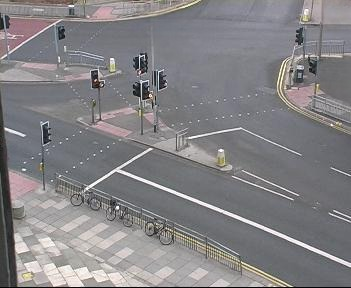
#> input picture a-PhotoRoom.jpg, 351 x 288 px
$ jupyter execute --allow-errors 'Semi-Supervised and Supervised object detection.ipynb'   (older library calls are emulated)
#> lines starting #> are read from the running program, lines starting #| are printed output that depends on the picture; after the words box and inside, x2 and y2 are one past the last pixel; in counts of white or black regions, pixels touching at a corner belong together
[cell 1]
import pandas as pd
import numpy as np
#> (the rest of this cell did not finish here and is left out)

#> (a cell that did not finish here is left out)

#> (a cell that did not finish here is left out)

[cell 4]
from sklearn.cluster import KMeans
from sklearn import preprocessing
import sklearn.cluster as cluster
import sklearn.metrics as metrics
from sklearn.preprocessing import StandardScaler

[cell 5]
scaler = StandardScaler()
#> (the rest of this cell did not finish here and is left out)

[cell 6]
km=KMeans(n_clusters=2)
#> (the rest of this cell did not finish here and is left out)

#> (a cell that did not finish here is left out)

#> (a cell that did not finish here is left out)

[cell 9]
# For Data Visualization
import matplotlib.cm as cm
from matplotlib.colors import ListedColormap, BoundaryNorm
import matplotlib.patches as mpatches
import matplotlib.patches as mpatches
import matplotlib.pyplot as plt
def plot_kmean(X, n_clusters, weights):
    X_mat = X
# Create color maps
    cmap_light = ListedColormap(['#FFAAAA', '#AAFFAA'])
    cmap_bold  = ListedColormap(['#FF0000', '#00FF00'])
    clf = KMeans(n_clusters)
    clf.fit(X_mat)
    y_mat=clf.predict(X_mat)
# Plot the decision boundary by assigning a color in the color map
    # to each mesh point.

    mesh_step_size = .01  # step size in the mesh
    plot_symbol_size = 50

    x_min, x_max = X_mat[:, 0].min() - 1, X_mat[:, 0].max() + 1
    y_min, y_max = X_mat[:, 1].min() - 1, X_mat[:, 1].max() + 1
    xx, yy = np.meshgrid(np.arange(x_min, x_max, mesh_step_size),
                         np.arange(y_min, y_max, mesh_step_size))
    Z = clf.predict(np.c_[xx.ravel(), yy.ravel()])
# Put the result into a color plot
    Z = Z.reshape(xx.shape)
    plt.figure()
    plt.pcolormesh(xx, yy, Z, cmap=cmap_light)
# Plot training points
    plt.scatter(X_mat[:, 0], X_mat[:, 1], s=plot_symbol_size, c=y_mat, cmap=cmap_bold, edgecolor = 'black')
    plt.xlim(xx.min(), xx.max())
    plt.ylim(yy.min(), yy.max())
    patch0 = mpatches.Patch(color='#FF0000', label='Vehicle')
    patch1 = mpatches.Patch(color='#00FF00', label='human')
    plt.legend(handles=[patch0, patch1])
    plt.xlabel('Aspect ratio')
    plt.ylabel('Area')
    plt.title("2-Class clustering (k = %i, weights = '%s')" % (n_clusters, weights))
#> (the rest of this cell did not finish here and is left out)

[cell 10]
import cv2
import numpy as np

# load the video file
cap = cv2.VideoCapture("Test_traffic.avi")
bg=cv2.imread("a-PhotoRoom.jpg")
#> bg is the input picture: shape (288, 351, 3); mean B, G, R 132.7, 130.1, 131.7
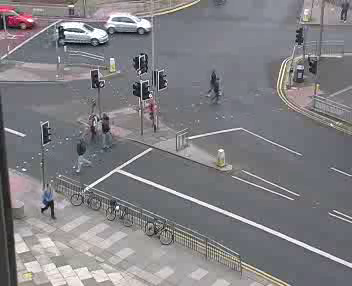
#> input picture frame 143 of Test_traffic.avi, 352 x 286 px
#> further down, img is the input picture: shape (286, 352, 3); mean B, G, R 130.8, 127, 128.2
#> `bg = cv2.resize(bg,(600,500))`:
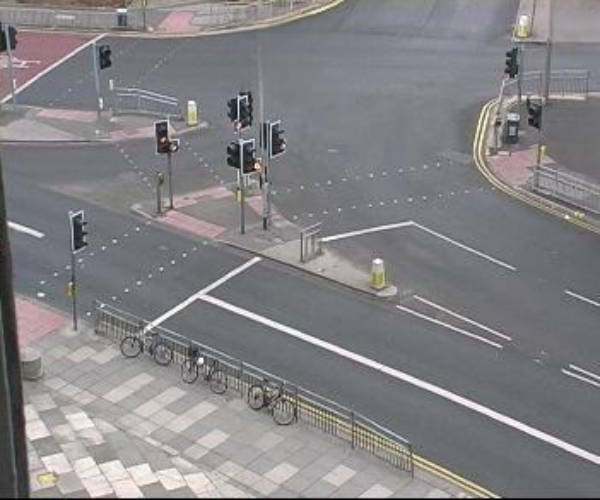
#> bg: shape (500, 600, 3); mean B, G, R 132.6, 130, 131.6
#> `img = cv2.resize(img,(600,500))`:
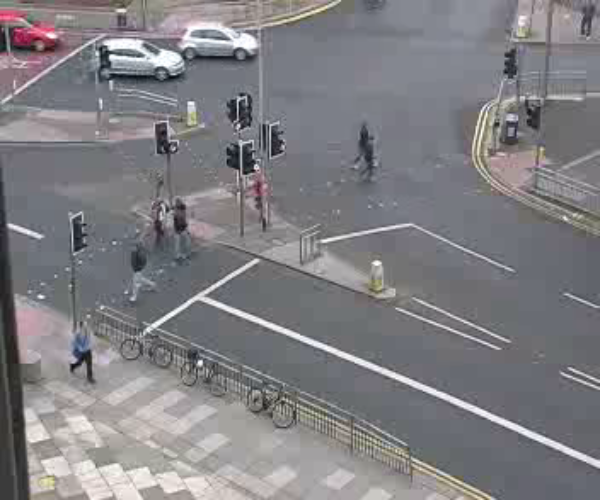
#> img: shape (500, 600, 3); mean B, G, R 130.7, 126.9, 128.1
#> `bg_gray = cv2.GaussianBlur(bg_gray,(35,35),0)`:
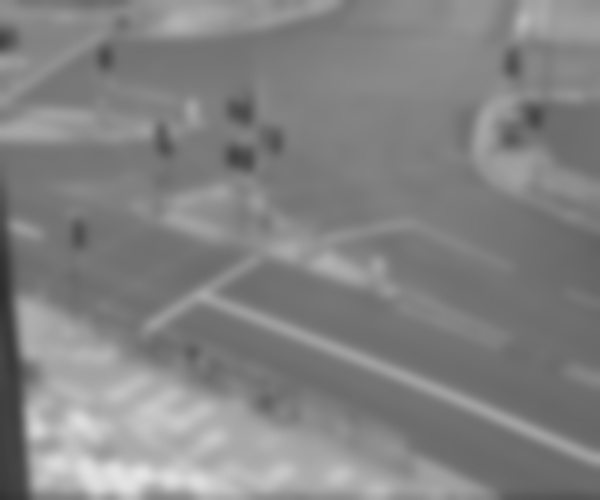
#> bg_gray: shape (500, 600); min 45, max 228, mean 130.9
#> `gray = cv2.GaussianBlur(gray,(35,35),0)`:
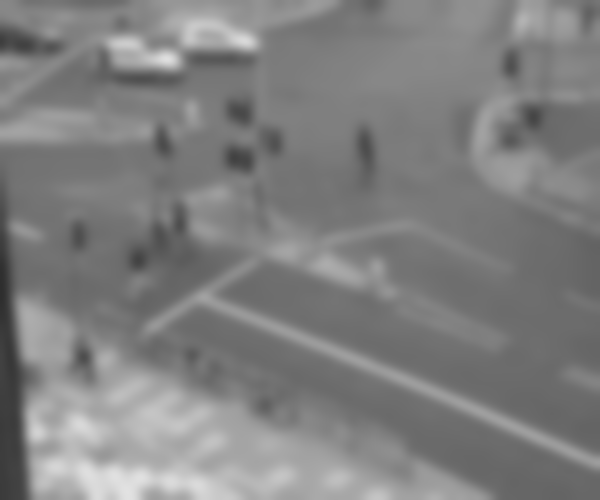
#> gray: shape (500, 600); min 46, max 226, mean 127.7
#> `frameDelta = cv2.absdiff(bgframe, gray)`:
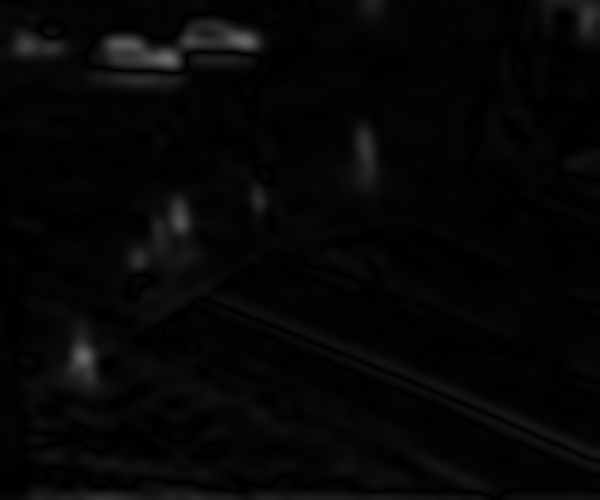
#> frameDelta: shape (500, 600); min 0, max 106, mean 6.1
#> `_,thresh = cv2.threshold(frameDelta,25,255,cv2.THRESH_BINARY)`:
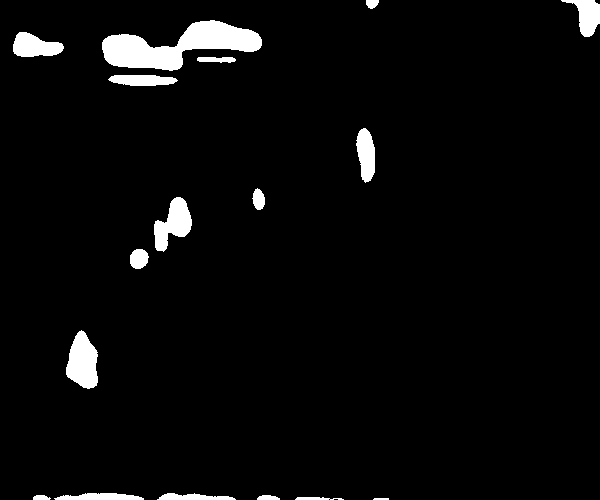
#> thresh: shape (500, 600); 3.8% white; 17 white regions, largest, box (x1, y1, x2, y2) and area: (102, 20, 262, 71) 4079, (66, 330, 98, 389) 1324, (154, 197, 192, 252) 1149
#> `thresh = cv2.dilate(thresh, None, iterations=6)`:
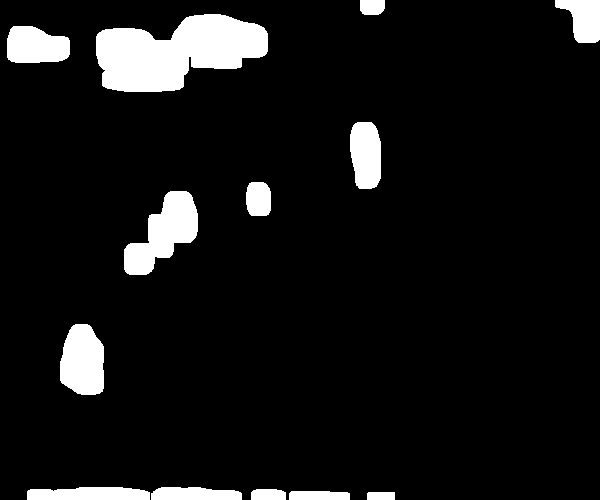
#> thresh: shape (500, 600); 8.2% white; 13 white regions
#> `contours, heirarchy = cv2.findContours(thresh,cv2.RETR_EXTERNAL,cv2.CH..`: contours = 13 contours; largest, box (x1, y1, x2, y2) and area: (96, 14, 268, 92) 8711, (124, 191, 198, 275) 3167, (60, 324, 104, 395) 2490, (7, 26, 70, 63) 1851, (350, 122, 381, 189) 1710

# setting the background as None in the beginning
bgframe = None

#> (the rest of this cell did not finish here and is left out)

[cell 11]
import cv2
import numpy as np

# load the video file
cap = cv2.VideoCapture("Test_traffic.avi")
bg=cv2.imread("a-PhotoRoom.jpg")

# setting the background as None in the beginning
bgframe = None

while True:
    # access the frame from the video
    success,img = cap.read()

    # check if we get the frame
    if success == True:
        # resizing the frame because there is no need to process a large size frame
        bg = cv2.resize(bg,(600,500))
        img = cv2.resize(img,(600,500))

        # change the bgr frame into grayscale  format
        bg_gray = cv2.cvtColor(bg,cv2.COLOR_BGR2GRAY)
        gray = cv2.cvtColor(img,cv2.COLOR_BGR2GRAY)
        # [7 lines of commented-out code are left out]
        bg_gray = cv2.GaussianBlur(bg_gray,(35,35),0)
        gray = cv2.GaussianBlur(gray,(35,35),0)

        # in the very first iteration of while loop our background (bgframe) will be None so need to provide the
        # frame as background
        if bgframe is None:
            bgframe = bg_gray

        # Compute the difference between the first  frame (background) and current frame
        # using simple subtraction
        # delta = |background- current frame|
        frameDelta = cv2.absdiff(bgframe, gray)

        # if any pixel value in 'frameDelta' is less than 25, we discard the pixel and set it to black (i.e. background).
        # If it is greater than 25, we’ll set it to white (i.e. foreground)
        _,thresh = cv2.threshold(frameDelta,25,255,cv2.THRESH_BINARY)

        # creating a kernel of 7x7
        kernel = np.ones((7, 7), np.uint8)

        # dilating the frame
        thresh = cv2.dilate(thresh, None, iterations=6)
        # finding the contours
        contours, heirarchy = cv2.findContours(thresh,cv2.RETR_EXTERNAL,cv2.CHAIN_APPROX_SIMPLE)

        for contour in contours:
            # finding area of contour
            area = cv2.contourArea(contour)
            #print(area)
            # if area greater than the specified value the only then we will consider it
            if area > 1000:
                # find the rectangle co-ordinates
                x,y,w,h = cv2.boundingRect(contour)
                # Aspect ratio and area calculations
                asp_rat=w/h
                if w<h:
                    area_h=w*h
                else:
                    area_v=w*h
                #asp_rat=(asp_rat-asp_mean)/asp_std
                #area=(area-area_mean)/area_std
                # Model prediction
                #pred=km.predict([[asp_rat,area]])
                if (asp_rat < 1) and (area_h < area_v):
                    # and then draw it to indicate the moving object
                    cv2.rectangle(img,(x,y),(x+w,y+h),(0,0,255),3)
                    cv2.putText(img,'human',(x,y-5),cv2.FONT_HERSHEY_SIMPLEX,0.5,(0,0,255),2)
                else:
                    cv2.rectangle(img,(x,y),(x+w,y+h),(0,255,0),3)
                    cv2.putText(img,'Vehicle',(x,y-5),cv2.FONT_HERSHEY_SIMPLEX,0.5,(0,255,0),2)
#> this loop made 13 passes
#> (area, x, y, w, h, asp_rat, area_v) on passes 5, 10, 11, 12: (1294.5, 27, 487, 123, 13, 9.46, 1599), (1851, 7, 26, 63, 37, 1.7, 2331), (8711, 96, 14, 172, 78, 2.21, 13416), (1231, 555, 0, 45, 43, 1.05, 1935)
#> (area, x, y, w, h, asp_rat, area_h) on passes 6, 7, 9: (2490, 60, 324, 44, 71, 0.62, 3124), (3167, 124, 191, 74, 84, 0.881, 6216), (1709.5, 350, 122, 31, 67, 0.463, 2077)
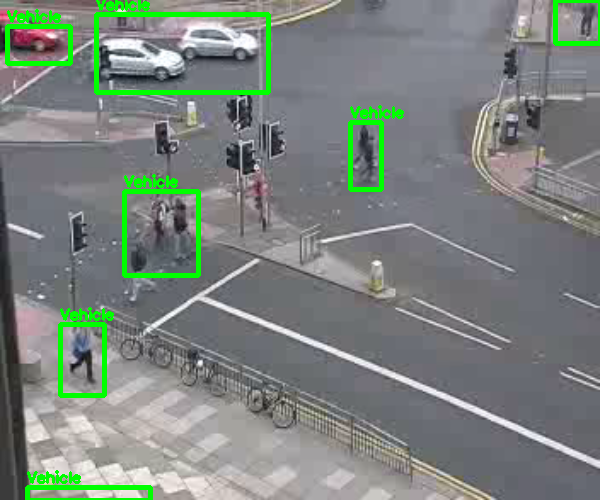
#> img: shape (500, 600, 3); 3.71% of pixels changed, all inside (x1, y1, x2, y2) = (5, 0, 600, 500)


        # displaying the frame
        cv2.imshow('VIDEO',img)
        cv2.imshow('threshold',thresh)

    if cv2.waitKey(33) == 13:
#> (key Esc is pressed here)
        break
cap.release()
cv2.destroyAllWindows()
